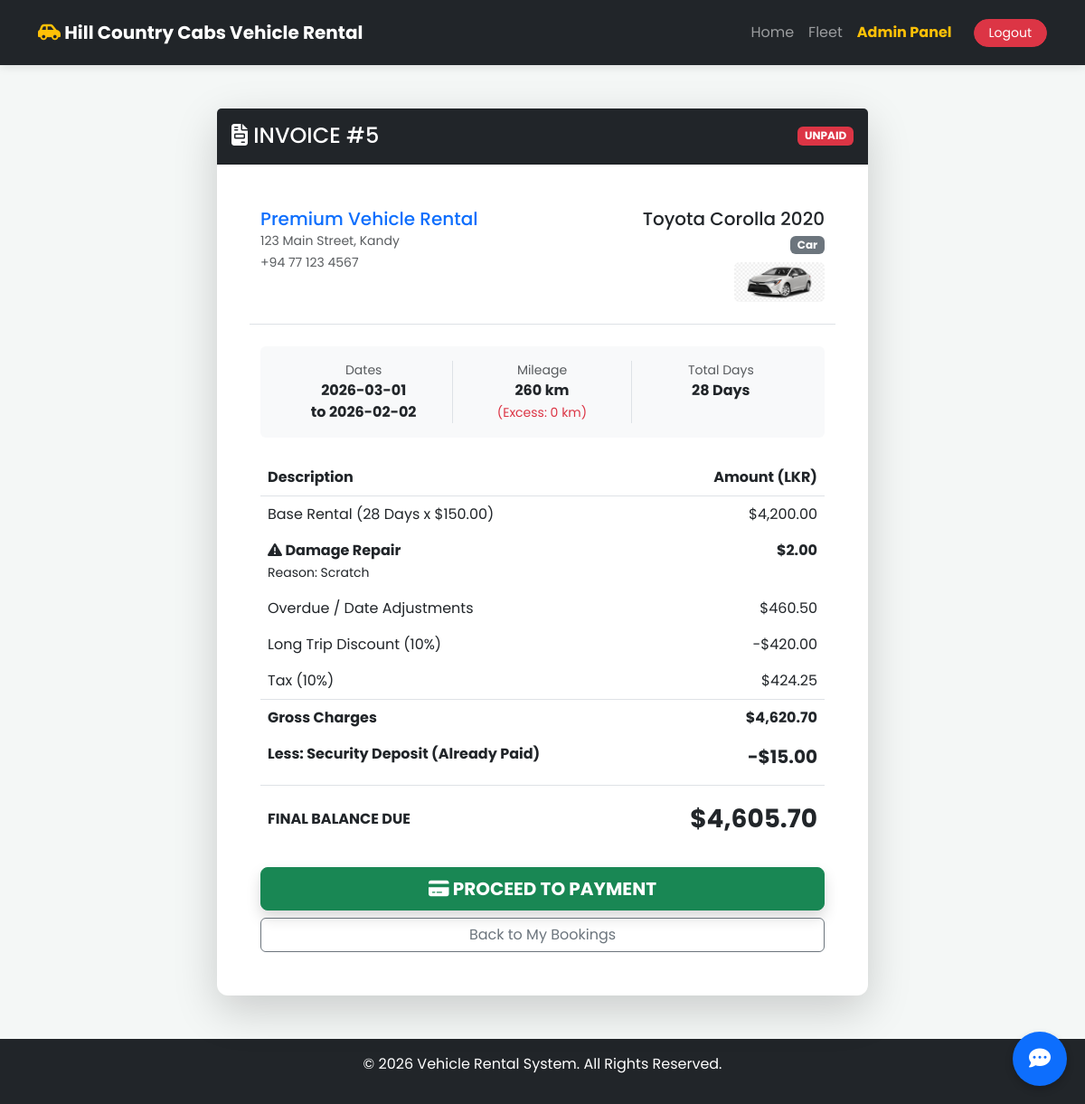
The page /invoice_summary.php?booking_id=5 (signed in) on the database its author committed.
### tables this page shows
CREATE TABLE `bookings` (
  `booking_id` int(11) NOT NULL,
  `user_id` int(11) DEFAULT NULL,
  `vehicle_id` int(11) DEFAULT NULL,
  `start_date` date NOT NULL,
  `end_date` date NOT NULL,
  `total_price` decimal(10,2) NOT NULL,
  `security_deposit_held` decimal(10,2) DEFAULT 0.00,
  `booking_status` enum('Pending','Confirmed','Active','Completed','Cancelled','Overdue','Payment Due') DEFAULT 'Pending',
  `is_with_driver` tinyint(1) DEFAULT 0,
  `driver_name` varchar(100) DEFAULT NULL,
  `driver_phone` varchar(20) DEFAULT NULL,
  `created_at` timestamp NOT NULL DEFAULT current_timestamp(),
  `actual_km` int(11) DEFAULT 0,
  `estimated_km` int(11) DEFAULT 0,
  `damage_reason` varchar(255) DEFAULT NULL,
  `pickup_time` time DEFAULT NULL,
  `dropoff_time` time DEFAULT NULL,
  `pickup_location` varchar(255) DEFAULT 'Showroom',
  `dropoff_location` varchar(255) DEFAULT 'Showroom'
);

CREATE TABLE `vehicles` (
  `vehicle_id` int(11) NOT NULL,
  `category_id` int(11) DEFAULT NULL,
  `brand` varchar(50) NOT NULL,
  `model` varchar(50) NOT NULL,
  `license_plate` varchar(20) NOT NULL,
  `daily_rate` decimal(10,2) NOT NULL,
  `security_deposit` decimal(10,2) DEFAULT 0.00,
  `status` enum('Available','Rented','Maintenance') DEFAULT 'Available',
  `image_url` varchar(255) DEFAULT NULL
);

CREATE TABLE `categories` (
  `category_id` int(11) NOT NULL,
  `category_name` varchar(50) NOT NULL,
  `base_driver_fee` decimal(10,2) DEFAULT 0.00,
  `free_km_per_day` int(11) DEFAULT 100,
  `extra_km_price` decimal(10,2) DEFAULT 50.00,
  `tax_rate` decimal(5,2) DEFAULT 0.10
);

### invoice_summary.php (the view, shortened to what this page needs)
<?php
include 'includes/db_connect.php';
include 'includes/header.php';
$booking_id = $_GET['booking_id'];
$user_id = $_SESSION['user_id'];
$sql = "SELECT b.*,
               v.brand, v.model, v.image_url, v.daily_rate,
               c.category_name, c.free_km_per_day, c.extra_km_price, c.tax_rate, c.base_driver_fee,
               (SELECT IFNULL(SUM(repair_cost), 0) FROM vehicle_damages WHERE booking_id = b.booking_id) as repair_cost
        FROM bookings b
        JOIN vehicles v ON b.vehicle_id = v.vehicle_id
        JOIN categories c ON v.category_id = c.category_id
        WHERE b.booking_id = $booking_id AND b.user_id = $user_id";
$result = $conn->query($sql);
$data = $result->fetch_assoc();
$start = new DateTime($data['start_date']);
$end = new DateTime($data['end_date']);
$days_booked = max(1, $start->diff($end)->days + 1);
$base_rent = $days_booked * $data['daily_rate'];
$driver_fee = $data['is_with_driver'] ? ($days_booked * $data['base_driver_fee']) : 0;
$free_limit = $days_booked * $data['free_km_per_day'];
$excess_km = max(0, $data['actual_km'] - $free_limit);
$excess_charge = $excess_km * $data['extra_km_price'];
$damage_cost = $data['repair_cost'];
$discount = ($days_booked >= 7) ? ($base_rent * 0.10) : 0;
$subtotal_calc = ($base_rent + $driver_fee + $excess_charge + $damage_cost) - $discount;
$tax_calc = $subtotal_calc * $data['tax_rate'];
$DEPOSIT_AMOUNT = 15.00;
$calculated_gross_total = $subtotal_calc + $tax_calc;
$calculated_net_total = $calculated_gross_total - $DEPOSIT_AMOUNT;
$adjustment = $data['total_price'] - $calculated_net_total;
?>
<div class="container mt-5 mb-5">
    <div class="row justify-content-center">
        <div class="col-md-8">
            <div class="card shadow-lg border-0">
                <div class="card-header bg-dark text-white d-flex justify-content-between align-items-center py-3">
                    <h4 class="mb-0"><i class="fa-solid fa-file-invoice"></i> INVOICE #<?php echo $booking_id; ?></h4>
                    <?php if ($data['total_price'] > 0): ?>
                        <span class="badge bg-danger">UNPAID</span>
                    <?php else: ?>
                        <span class="badge bg-success">PAID</span>
                    <?php endif; ?>
                </div>
                <div class="card-body p-5">
                    <div class="row mb-4 border-bottom pb-4">
                        <div class="col-md-6">
                            <h5 class="text-primary mb-0">Premium Vehicle Rental</h5>
                            <small class="text-muted">123 Main Street, Kandy</small><br>
                            <small class="text-muted">+94 77 123 4567</small>
                        </div>
                        <div class="col-md-6 text-end">
                            <h5 class="mb-1"><?php echo $data['brand'] . " " . $data['model']; ?></h5>
                            <span class="badge bg-secondary"><?php echo $data['category_name']; ?></span>
                            <div class="mt-2">
                                <img src="<?php echo $data['image_url']; ?>" class="rounded" width="100">
                            </div>
                        </div>
                    </div>
                    <div class="row mb-4 bg-light p-3 rounded mx-0">
                        <div class="col-4 border-end text-center">
                            <small class="text-muted d-block">Dates</small>
                            <strong><?php echo $data['start_date']; ?> <br> to <?php echo $data['end_date']; ?></strong>
                        </div>
                        <div class="col-4 border-end text-center">
                            <small class="text-muted d-block">Mileage</small>
                            <strong><?php echo $data['actual_km']; ?> km</strong>
                            <br><small class="text-danger">(Excess: <?php echo $excess_km; ?> km)</small>
                        </div>
                        <div class="col-4 text-center">
                            <small class="text-muted d-block">Total Days</small>
                            <strong><?php echo $days_booked; ?> Days</strong>
                        </div>
                    </div>
                    <table class="table table-borderless">
                        <thead>
                            <tr class="border-bottom">
                                <th>Description</th>
                                <th class="text-end">Amount (LKR)</th>
                            </tr>
                        </thead>
                        <tbody>
                            <tr>
                                <td>Base Rental (<?php echo $days_booked; ?> Days x $<?php echo $data['daily_rate']; ?>)</td>
                                <td class="text-end">$<?php echo number_format($base_rent, 2); ?></td>
                            </tr>
                            <?php if($damage_cost > 0): ?>
                            <tr class="text-danger bg-danger bg-opacity-10 mt-3">
                                <td>
                                    <strong><i class="fa-solid fa-triangle-exclamation"></i> Damage Repair</strong><br>
                                    <small class="text-dark">Reason: <?php echo $data['damage_reason']; ?></small>
                                </td>
                                <td class="text-end fw-bold">$<?php echo number_format($damage_cost, 2); ?></td>
                            </tr>
                            <?php endif; ?>
                            <?php if($adjustment != 0): ?>
                            <tr>
                                <td>Overdue / Date Adjustments</td>
                                <td class="text-end">$<?php echo number_format($adjustment, 2); ?></td>
                            </tr>
                            <?php endif; ?>
                            <?php if($discount > 0): ?>
                            <tr class="text-success">
                                <td>Long Trip Discount (10%)</td>
                                <td class="text-end">-$<?php echo number_format($discount, 2); ?></td>
                            </tr>
                            <?php endif; ?>
                            <tr>
                                <td>Tax (<?php echo $data['tax_rate'] * 100; ?>%)</td>
                                <td class="text-end">$<?php echo number_format($tax_calc + ($adjustment * $data['tax_rate']), 2); ?></td>
                            </tr>
                            <tr class="border-top bg-light">
                                <td class="pt-2"><strong>Gross Charges</strong></td>
                                <td class="text-end pt-2"><strong>$<?php echo number_format($calculated_gross_total + $adjustment, 2); ?></strong></td>
                            </tr>
                            <tr class="text-success border-bottom">
                                <td class="pb-3"><strong>Less: Security Deposit (Already Paid)</strong></td>
                                <td class="text-end pb-3 fs-5"><strong>-$<?php echo number_format($DEPOSIT_AMOUNT, 2); ?></strong></td>
                            </tr>
                        </tbody>
                        <tfoot class="bg-dark text-white">
                            <tr>
                                <td class="pt-3"><strong>FINAL BALANCE DUE</strong></td>
                                <td class="text-end pt-3 fs-3">
                                    <strong>
                                        <?php
                                            if ($data['total_price'] <= 0) {
                                                echo "REFUND DUE: $" . number_format(abs($data['total_price']), 2);
                                            } else {
                                                echo "$" . number_format($data['total_price'], 2);
                                            }
                                        ?>
                                    </strong>
                                </td>
                            </tr>
                        </tfoot>
                    </table>
                    <?php if ($data['total_price'] > 0): ?>
                        <form action="payment_gateway.php" method="GET" class="mt-4">
                            <div class="d-grid gap-2">
                                <button type="submit" class="btn btn-success btn-lg fw-bold shadow">
                                    <i class="fa-solid fa-credit-card"></i> PROCEED TO PAYMENT
                                </button>
                                <a href="my_bookings.php" class="btn btn-outline-secondary">Back to My Bookings</a>
                            </div>
                        </form>
                    <?php endif; ?>
                </div>
            </div>
        </div>
    </div>
</div>
<?php include 'includes/footer.php'; ?>

### includes/header.php (style rules this page uses)
body { font-family: 'Poppins', sans-serif; background-color: #f4f7f6; }
.card { border: none; border-radius: 12px; box-shadow: 0 4px 20px rgba(0,0,0,0.05); transition: transform 0.3s; }

### rows shown on the page
bookings: vehicle.brand "Toyota", vehicle.model "Corolla 2020", categories.category_name "Car", vehicle.image_url (picture), start_date "2026-03-01", end_date "2026-02-02", actual_km "260", excess_km "0", days_booked "28", vehicle.daily_rate "150.00", base_rent "4,200.00", damage_reason "Scratch", discount "420.00", categories.tax_rate "10", total_price "4,605.70"

### other values the page prints
$booking_id "5"
$damage_cost "2.00"
$adjustment "460.50"
$tax_calc + ($adjustment * $data['tax_rate']) "424.25"
$calculated_gross_total + $adjustment "4,620.70"
$DEPOSIT_AMOUNT "15.00"
